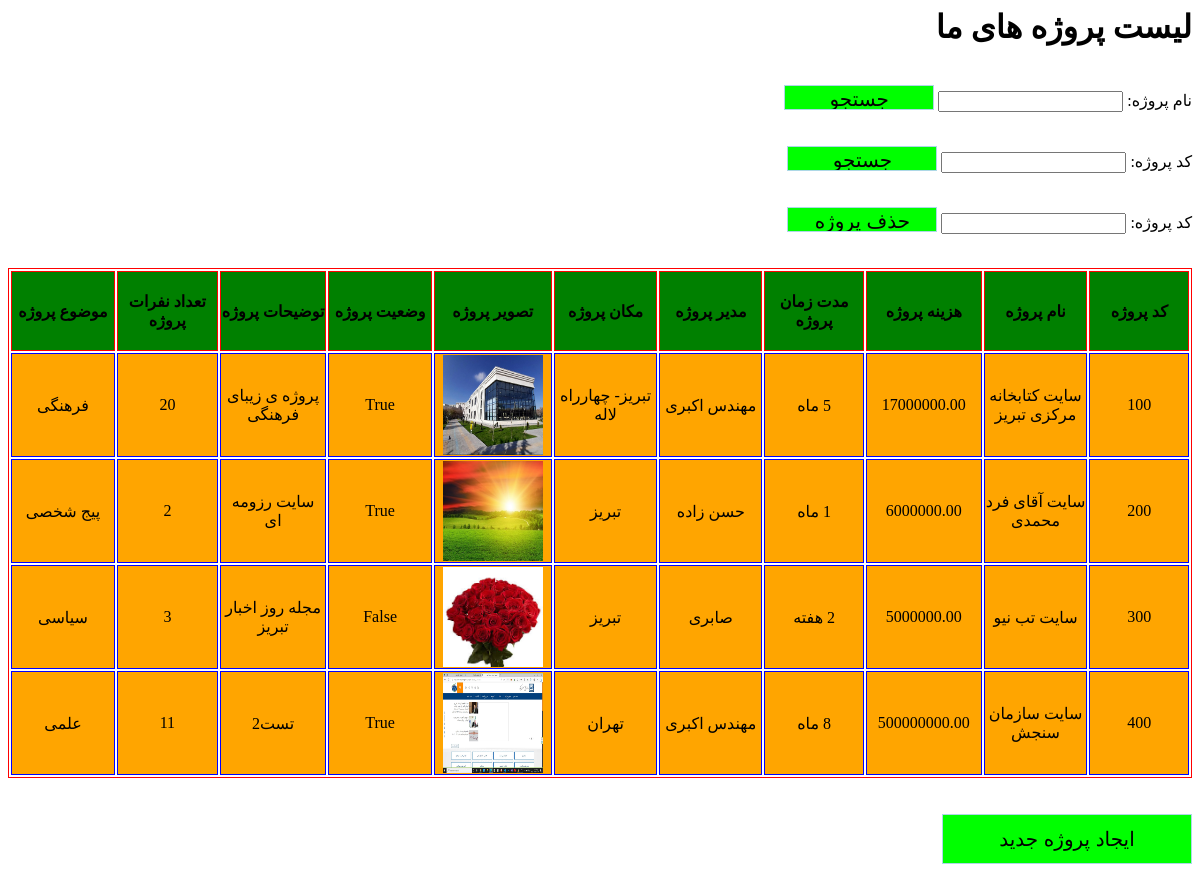
The page /proj/ on the database its author committed.
### proj/models.py (models this page shows, shortened)
class PROJECT(models.Model):
    code=models.IntegerField()
    nam=models.CharField(max_length=30)
    cost=models.DecimalField(max_digits=15, decimal_places=2)
    duration=models.CharField(max_length=50 ,blank=False)
    modir=models.CharField( max_length=30)
    place=models.TextField()
    pic=models.ImageField(default="", upload_to='proj/images',null=True)
    status=models.BooleanField(default=False)
    desc=models.TextField()
    teedadnafar=models.IntegerField()
    title=models.ForeignKey(TITLE, on_delete=models.CASCADE, default="")

class TITLE(models.Model):
    title=models.CharField(max_length=50)
    def __str__(self) :
        return self.title

### proj/views.py (the view)
# urls.py: path('',views.projlist,name='projl'),
def projlist(request):
    l=models.PROJECT.objects.all()
    return render(request,'proj/projlist.html',{'l':l})

### proj/templates/proj/projlist.html (shortened to what this page needs)
<html>
<head>
</head>
<body dir="rtl">
    <h1>
        لیست پروژه های ما
    </h1>
    <br/>
    <form action="{% url 'search' %}">
        نام پروژه: <input type="text" name="t1" />
        <input type="submit" value="جستجو" class="b2" />
    </form>
    <br/>
    <form action="{% url 'searchc' %}">
        کد پروژه: <input type="text" name="t2" />
        <input type="submit" value="جستجو" class="b2" />
    </form>
    <br/>
    <form action="{% url 'delete' %}">
        کد پروژه: <input type="text" name="t3" />
        <input type="submit" value="حذف پروژه" class="b2" />
    </form>
    <br/>
    <table class="table">
        <thead>
            <tr>
                <th>کد پروژه</th>
                <th>نام پروژه</th>
                <th>هزینه پروژه</th>
                <th>مدت زمان پروژه</th>
                <th>مدیر پروژه</th>
                <th>مکان پروژه</th>
                <th>تصویر پروژه</th>
                <th>وضعیت پروژه</th>
                <th>توضیحات پروژه</th>
                <th>تعداد نفرات پروژه</th>
                <th>موضوع پروژه</th>
            </tr>
        </thead>
        {% for z in l %}
        <tbody>
            <tr>
                <td>{{z.code}}</td>
                <td>{{z.nam}}</td>
                <td>{{z.cost}}</td>
                <td>{{z.duration}}</td>
                <td>{{z.modir}}</td>
                <td>{{z.place}}</td>
                <td><a href="{{z.pic.url}}" target="_blank"><img src="{{z.pic.url}}" height=100px width=100px /></a></td>
                <td>{{z.status}}</td>
                <td>{{z.desc}}</td>
                <td>{{z.teedadnafar}}</td>
                <td>{{z.title}}</td>
            </tr>
        </tbody>
        {% endfor %}
    </table>
    <br/><br/>
    <form action="{% url 'add' %}">
        <input type="submit" value="ایجاد پروژه جدید" class="b1" />
    </form>
</body>
</html>

### proj/templates/proj/projlist.html (style rules this page uses)
.table { border:1px solid red; text-align:center; align:center; font-family:tahoma; }
th { height:80px; width:120px; border:1px solid red; background-color:green; }
td { height:50px; width:120px; border:1px solid blue; background-color:orange; }
.b1 { height:50px; width:250px; background-color:lime; border:1px solid lightblue; font-size:20px; }
.b2 { height:25px; width:150px; background-color:lime; border:1px solid lightblue; font-size:20px; }

### rows shown on the page
PROJECT: code "100", nam "سایت کتابخانه مرکزی تبریز", cost "17000000.00", duration "5 ماه", modir "مهندس اکبری", place "تبریز- چهارراه لاله", pic (picture), status "True", desc "پروژه ی زیبای فرهنگی", teedadnafar "20", title "فرهنگی"
PROJECT: code "200", nam "سایت آقای فرد محمدی", cost "6000000.00", duration "1 ماه", modir "حسن زاده", place "تبریز", pic (picture), status "True", desc "سایت رزومه ای", teedadnafar "2", title "پیج شخصی"
PROJECT: code "300", nam "سایت تب نیو", cost "5000000.00", duration "2 هفته", modir "صابری", place "تبریز", pic (picture), status "False", desc "مجله روز اخبار تبریز", teedadnafar "3", title "سیاسی"
PROJECT: code "400", nam "سایت سازمان سنجش", cost "500000000.00", duration "8 ماه", modir "مهندس اکبری", place "تهران", pic (picture), status "True", desc "تست2", teedadnafar "11", title "علمی"
